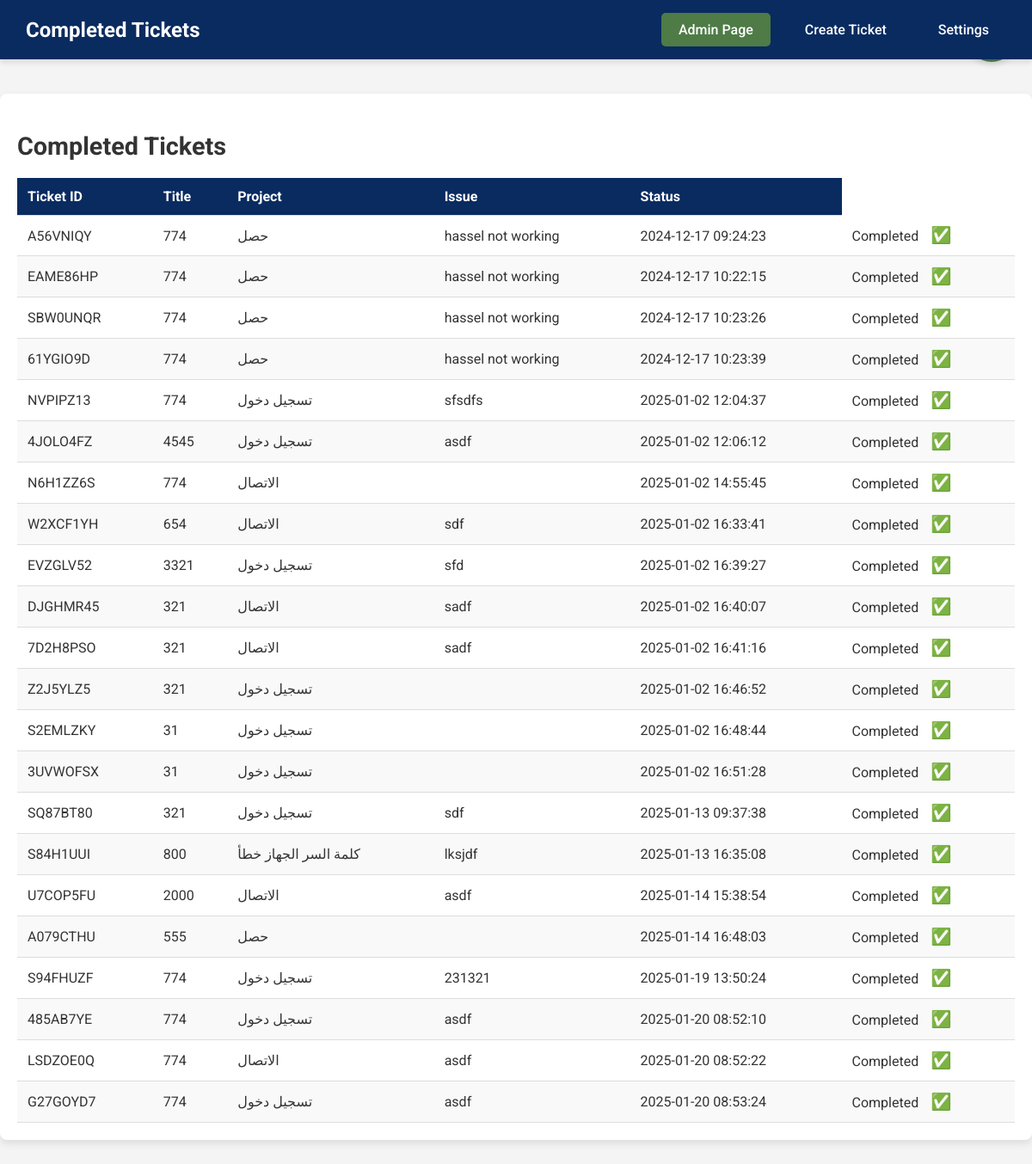
Before: /completed_tickets with the older database file.
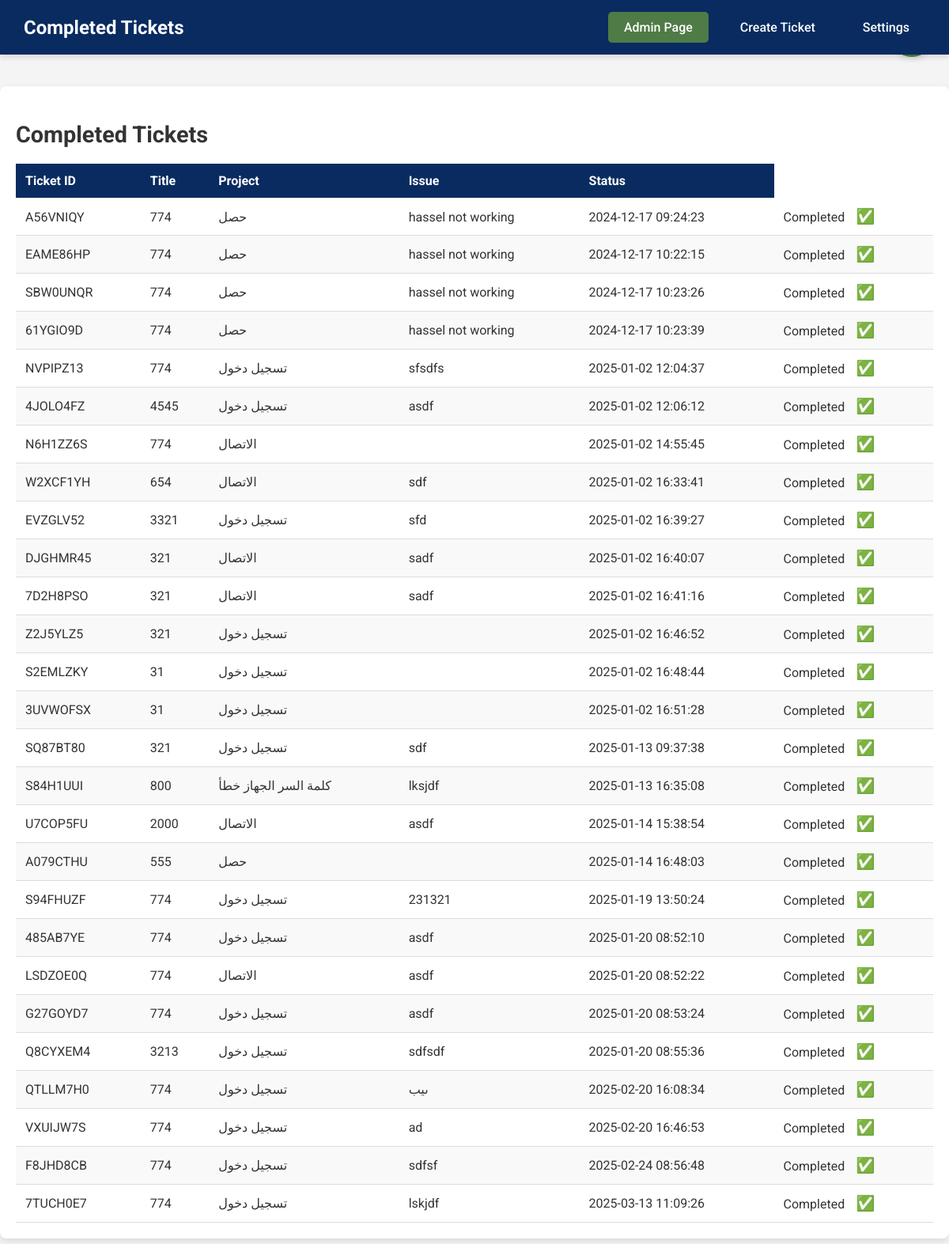
After: the same page with the newer database file.
### tables this page shows
CREATE TABLE tickets (
            id INTEGER PRIMARY KEY AUTOINCREMENT,
            ticket_id TEXT NOT NULL,
            username TEXT NOT NULL,
            project TEXT NOT NULL,
            issue TEXT NOT NULL,
            description TEXT NOT NULL,
            status TEXT NOT NULL,
            created_at TEXT NOT NULL
        );

### app.py (the view)
@app.route('/completed_tickets')
def completed():
    conn = sqlite3.connect('tickets.db')
    c = conn.cursor()
    c.execute("SELECT * FROM tickets WHERE status = 'Completed'")
    completed_tickets = c.fetchall()
    conn.close()
    return render_template('completed_tickets.html', tickets=completed_tickets)

### templates/completed_tickets.html (shortened to what this page needs)
<!DOCTYPE html>
<html lang="en">
<head>
</head>
<body class="{{ 'dark-mode' if theme == 'dark' else 'light-mode' }}">
    <div class="navbar">
        <h1>Completed Tickets</h1>
        <div class="nav-links">
            <a href="/admin" class="active">Admin Page</a>
            <a href="/create_ticket">Create Ticket</a>
            <a href="/settings">Settings</a>
        </div>
    </div>
    <button class="dark-mode-btn" onclick="toggleDarkMode()">
    </button>
    <div class="container">
        <h2>Completed Tickets</h2>
        <table>
            <thead>
                <tr>
                    <th>Ticket ID</th>
                    <th>Title</th>
                    <th>Project</th>
                    <th>Issue</th>
                    <th>Status</th>
                </tr>
            </thead>
            <tbody>
                {% for ticket in tickets %}
                    <tr>
                        <td>{{ ticket[1] }}</td>
                        <td>{{ ticket[2] }}</td>
                        <td>{{ ticket[4] }}</td>
                        <td>{{ ticket[5] }}</td>
                        <td>{{ ticket[7] }}</td>
                        <td>
                            <span class="status-badge status-{{ ticket[6]|lower }}">
                                {{ ticket[6] }}
                            </span>
                            {% if ticket[6]|lower == 'completed' %}
                            <span style="margin-left: 10px; font-size: 1.2rem;">✅</span>
                            {% endif %}
                        </td>
                    </tr>
                {% endfor %}
            </tbody>
        </table>
    </div>
</body>
</html>

Changed rows visible on the page:
now on this page (row edited): tickets: ticket "Q8CYXEM4", username "3213", issue "تسجيل دخول", description "sdfsdf", created_at "2025-01-20 08:55:36", status "Completed"
now on this page (row edited): tickets: ticket "QTLLM7H0", username "774", issue "تسجيل دخول", description "ىيب", created_at "2025-02-20 16:08:34", status "Completed"
now on this page (row edited): tickets: ticket "VXUIJW7S", username "774", issue "تسجيل دخول", description "ad", created_at "2025-02-20 16:46:53", status "Completed"
now on this page (row edited): tickets: ticket "F8JHD8CB", username "774", issue "تسجيل دخول", description "sdfsf", created_at "2025-02-24 08:56:48", status "Completed"
added tickets: ticket "7TUCH0E7", username "774", issue "تسجيل دخول", description "lskjdf", created_at "2025-03-13 11:09:26", status "Completed"
